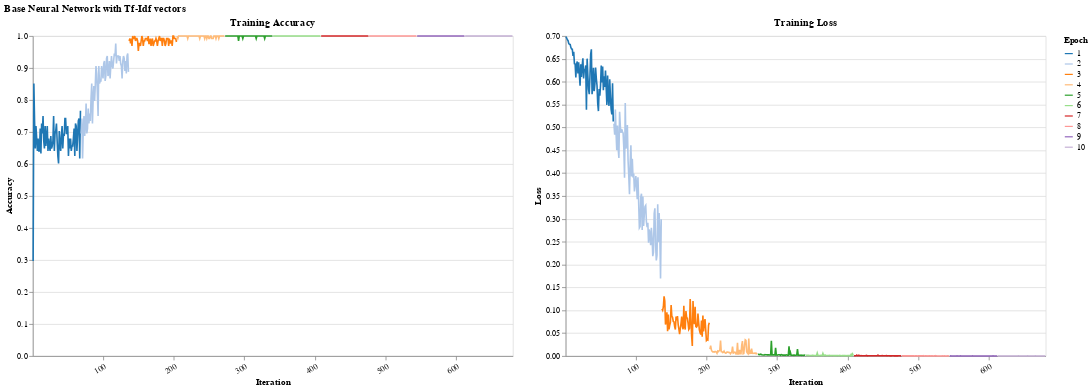

Source (notebook cell):
### Code cell
with torch.no_grad():
    # X_test = torch.stack([dta[0] for dta in test])
    X_test = torch.stack([test[0] for test in test_data_nn]).cpu()
    y_test = torch.stack([test[1] for test in test_data_nn]).cpu()
    y_pred = model_nn.predict(X_test).cpu()


print(precision_recall_fscore_support(y_test, y_pred, average='binary'))
print("AUC", roc_auc_score(y_test, y_pred))

# Plot training accuracy and loss side-by-side
plot_results(model_nn, train_config, dataloader)

### Figure 1 — Vega-Lite specification as saved in the notebook (floating-point values rounded to 4 significant figures; data arrays with more than 128 entries replaced by an {"elided": "..."} marker saying what was removed)
{"config": {"view": {"continuousWidth": 300, "continuousHeight": 300}}, "hconcat": [{"mark": {"type": "line"}, "encoding": {"color": {"field": "epoch", "scale": {"scheme": "category20"}, "title": "Epoch", "type": "nominal"}, "x": {"axis": {"labelAngle": -30, "title": "Iteration", "values": [0, 100, 200, 300, 400, 500, 600]}, "field": "iteration", "type": "nominal"}, "y": {"axis": {"title": "Accuracy"}, "field": "training_acc", "type": "quantitative"}}, "height": 400, "title": "Training Accuracy", "width": 600}, {"mark": {"type": "line"}, "encoding": {"color": {"field": "epoch", "scale": {"scheme": "category20"}, "title": "Epoch", "type": "nominal"}, "x": {"axis": {"labelAngle": -30, "title": "Iteration", "values": [0, 100, 200, 300, 400, 500, 600]}, "field": "iteration", "type": "nominal"}, "y": {"axis": {"title": "Loss"}, "field": "training_loss", "type": "quantitative"}}, "height": 400, "title": "Training Loss", "width": 600}], "data": {"name": "data-1143bb6168c960b7769b46409364be86"}, "title": "Base Neural Network with Tf-Idf vectors", "$schema": "https://vega.github.io/schema/vega-lite/v5.17.0.json", "datasets": {"data-1143bb6168c960b7769b46409364be86": {"elided": "680 records"}}}
